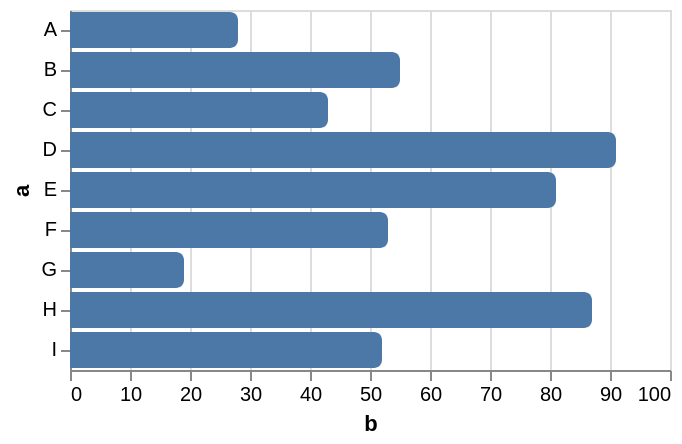

Source (Vega-Lite JSON):
### Vega-Lite specification from a JSON file in a GitHub repository (floating-point values rounded to 4 significant figures)
{"$schema": "https://vega.github.io/schema/vega-lite/v5.json", "data": {"values": [{"a": "A", "b": 28}, {"a": "B", "b": 55}, {"a": "C", "b": 43}, {"a": "D", "b": 91}, {"a": "E", "b": 81}, {"a": "F", "b": 53}, {"a": "G", "b": 19}, {"a": "H", "b": 87}, {"a": "I", "b": 52}]}, "encoding": {"x": {"field": "b", "type": "quantitative"}, "y": {"field": "a", "type": "ordinal"}}, "mark": {"cornerRadiusEnd": 4, "type": "bar"}}
